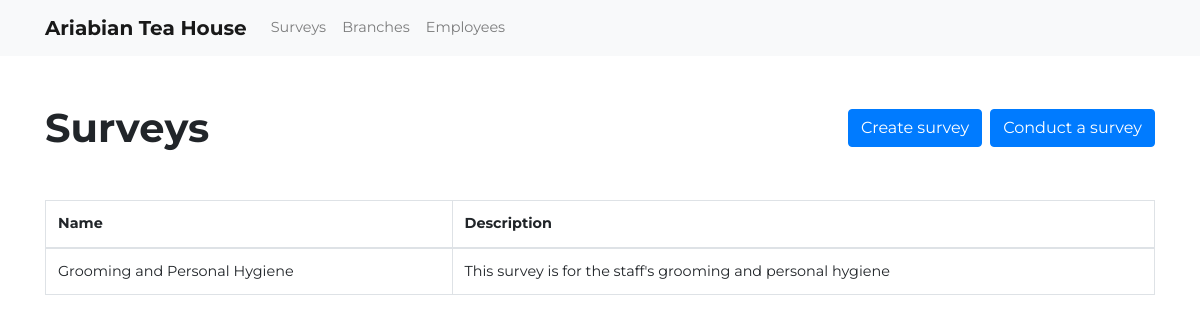
The app's page /surveys/, older data.
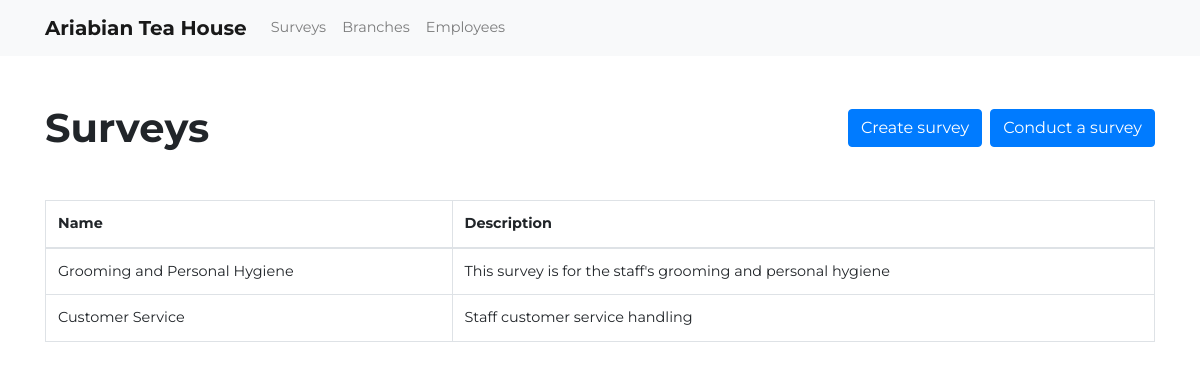
The same page, newer data.
### athsurveyapp/models/models.py (models this page shows, shortened)
class Survey(db.Model):
    __tablename__ = "survey"
    id = db.Column(db.Integer, primary_key=True)
    name = db.Column(db.String(255), nullable=False)
    description = db.Column(db.String(64), nullable=False)
    date_created = db.Column(db.DateTime(timezone=True), server_default=func.now())
    last_updated = db.Column(db.DateTime(timezone=True), onupdate=func.now())
    question_types = db.relationship("QuestionType", backref="survey")

### athsurveyapp/blueprints/survey/views.py (the view)
@survey_page.route("/", methods=['GET'])
def survey_index():
    surveys = Survey.query.all()
    return render_template("surveys.html", surveys=surveys)

### athsurveyapp/blueprints/survey/templates/surveys.html (shortened to what this page needs)
{% extends 'layouts/base.html' %} {% block title %}ATH - Survey{% endblock %}  {%
block body %}
<div class="container">
  <div class="row justify-content-center align-items-center">
    <div class="col-6">
      <h1 class="m-0 font-weight-bold">Surveys</h1>
    </div>
    <div class="col-6">
      <a href="#" class="btn btn-primary float-right">Conduct a survey</a>
      <a
        href="{{url_for('survey_page.create_survey')}}"
        class="btn btn-primary float-right mr-2"
        >Create survey</a
      >
    </div>
  </div>
  <div class="row mt-5">
    <div class="col-12">
      <table class="table table-bordered table-hover">
        <thead>
          <tr>
            <th scope="col">Name</th>
            <th scope="col">Description</th>
          </tr>
        </thead>
        <tbody>
          {% for survey in surveys %}
          <tr class="clickable-row" data-href="{{ survey.id }}">
            <td>{{ survey.name }}</td>
            <td>{{ survey.description }}</td>
          </tr>
          {% endfor %}
        </tbody>
      </table>
    </div>
  </div>
</div>
{% endblock %}

Row changes from the older to the newer data that the page shows:
added Survey: name "Customer Service", description "Staff customer service handling"
